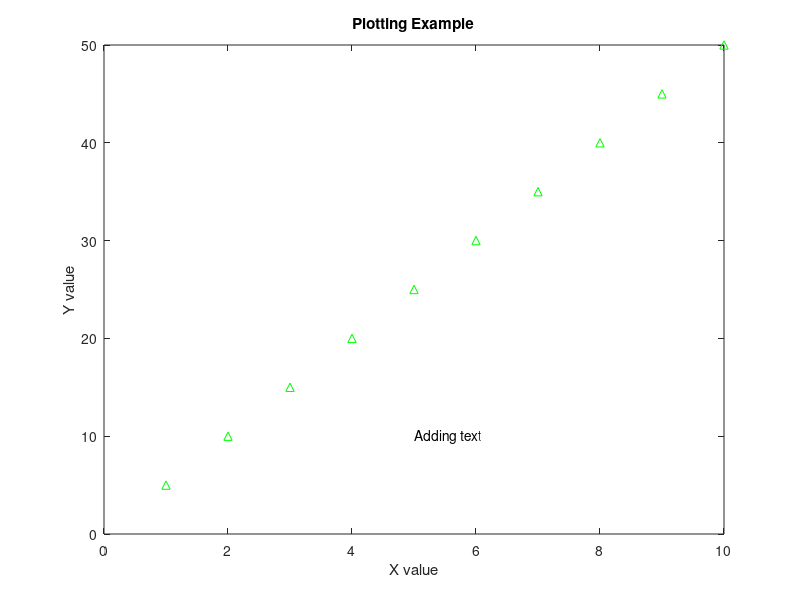

This figure's MATLAB source: (Note: this script raises an error after producing the figure.)
%plotting example
clear
clc

x=[1:10];
y=[linspace(5,50,10)];

%plot x and y
plot(x,y)

plot(x,y,'g^')

%add labels and title
xlabel('X value')
ylabel('Y value')
title('Plotting Example')

%add text
text(5,10,'Adding text')
gtext('Adding moveable text')

Y='Y';
N='N';

new=input('Do you want to try using a data file?: (Y/N) ');

if new=='Y'
    filename='0';
    while exist(filename)==0
        filename=input('Data file: ','s');
    end
    
    data=load(filename);
    [rows,cols]=size(data);
    
    if rows==2
        x1=data(1,:);
        y1=data(2,:);
    elseif cols==2
        x1=data(:,1);
        y1=data(:,2);
    else
        disp('Error in data file.');
    end
    plot(x1,y1,'r*')
    
elseif new=='N'
    disp('See you again!')
end
    
    
    
    